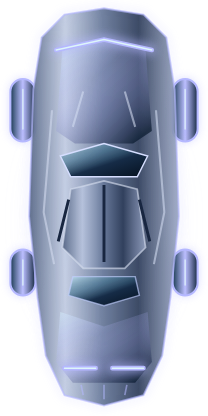
#> input picture ios-app/App/Images/car-ceramic@2x.png, 208 x 416 px, given in place of A0.png, which was not available
$ python shapediff.py ../../../../../ios-app/App/Images
#> lines starting #> are read from the running program, lines starting #| are printed output that depends on the picture
# 第二十四輪階段 3:不看顏色的形狀差(量法同 ux 19:四個圖示都畫成同一個灰,1 倍,數亮度差超過 40 階的像素;亮度 = 0.299R + 0.587G + 0.114B)。
# usage: python3 shapediff.py <資料夾>   資料夾裡要有這六張 1 倍圖(主畫面的格位):
#   A = only=main-01&mono=1(全部關著)         A0 = 同上加 &rev=0(修訂前的形狀)
#   As = only=main-01&mono=1&swap=1(前後車廂的圖示互換格位)   As0 = 同上加 &rev=0
#   B = only=main-07&mono=1(前車廂、車門、後車廂開著,胎壓低)  B0 = 同上加 &rev=0
import numpy as np, sys
from PIL import Image
T=sys.argv[1].rstrip('/')+'/'
def lum(n): a=np.asarray(Image.open(T+n+'.png').convert('RGB')).astype(float); return a@np.array([.299,.587,.114])
#> called with n = 'A0'
#> after `a = np.asarray(Image.open(T + n + '.png').convert('RGB')).astype(float`:
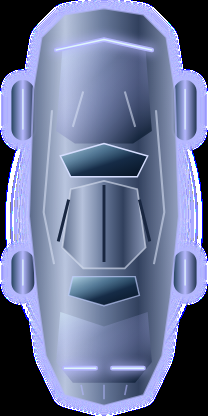
#> a: shape (416, 208, 3) float64; mean R, G, B 106.1, 115.8, 150
#> after `return a @ np.array([0.299, 0.587, 0.114])`:
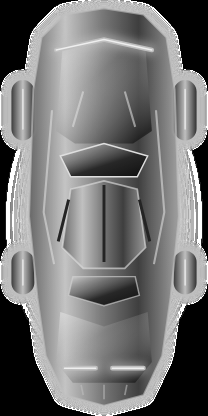
#> returned value: shape (416, 208) float64; min 0, max 255, mean 116.8
LOW={'前車廂的格位':(323.03,222.43),'車門的格位':(382.20,275.69),'後車廂的格位':(461.80,275.69),'胎壓的格位':(520.97,222.43)}
yy,xx=np.mgrid[:390,:844]; X=xx+.5; Y=yy+.5
def diff(a,b,c,th=40):
    m=(np.abs(lum(a)-lum(b))>th)&(np.hypot(X-c[0],Y-c[1])<17.5)
#> call 2 of lum, with n = 'As0'
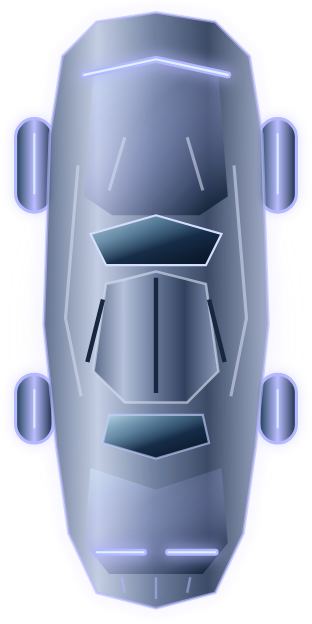
#> input picture ios-app/App/Images/car-ceramic@3x.png, 312 x 624 px, given in place of As0.png, which was not available
#> in lum (call 2), `a = np.asarray(Image.open(T + n + '.png').convert('RGB')).astype(float`:
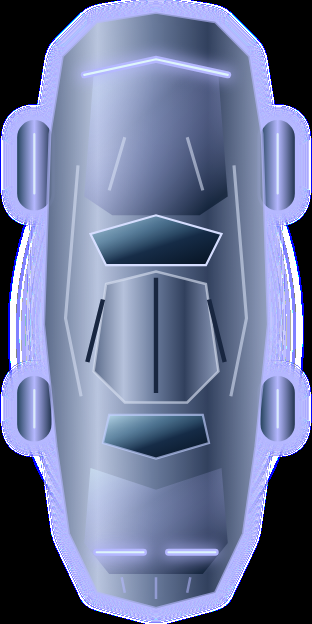
#> a: shape (624, 312, 3) float64; mean R, G, B 105.2, 115, 149
#> in lum (call 2), `return a @ np.array([0.299, 0.587, 0.114])`:
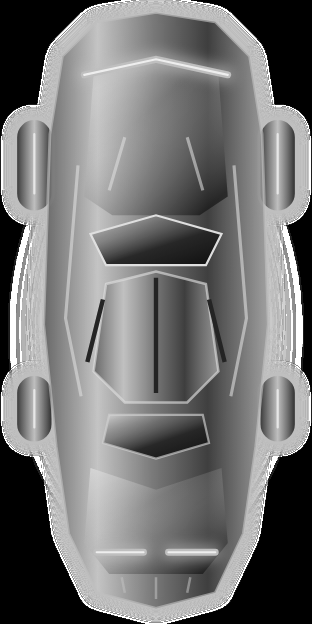
#> returned value: shape (624, 312) float64; min 0, max 255, mean 115.9
    if not m.any(): return '0 個'
    ys,xs=np.where(m); return f'{int(m.sum())} 個(範圍 {xs.max()-xs.min()+1} × {ys.max()-ys.min()+1})'
for tag,sfx in (('修訂前',  '0'),('現在',''),):
    print('==',tag)
#> (the run stopped early here; a loop or call above may not have finished)
